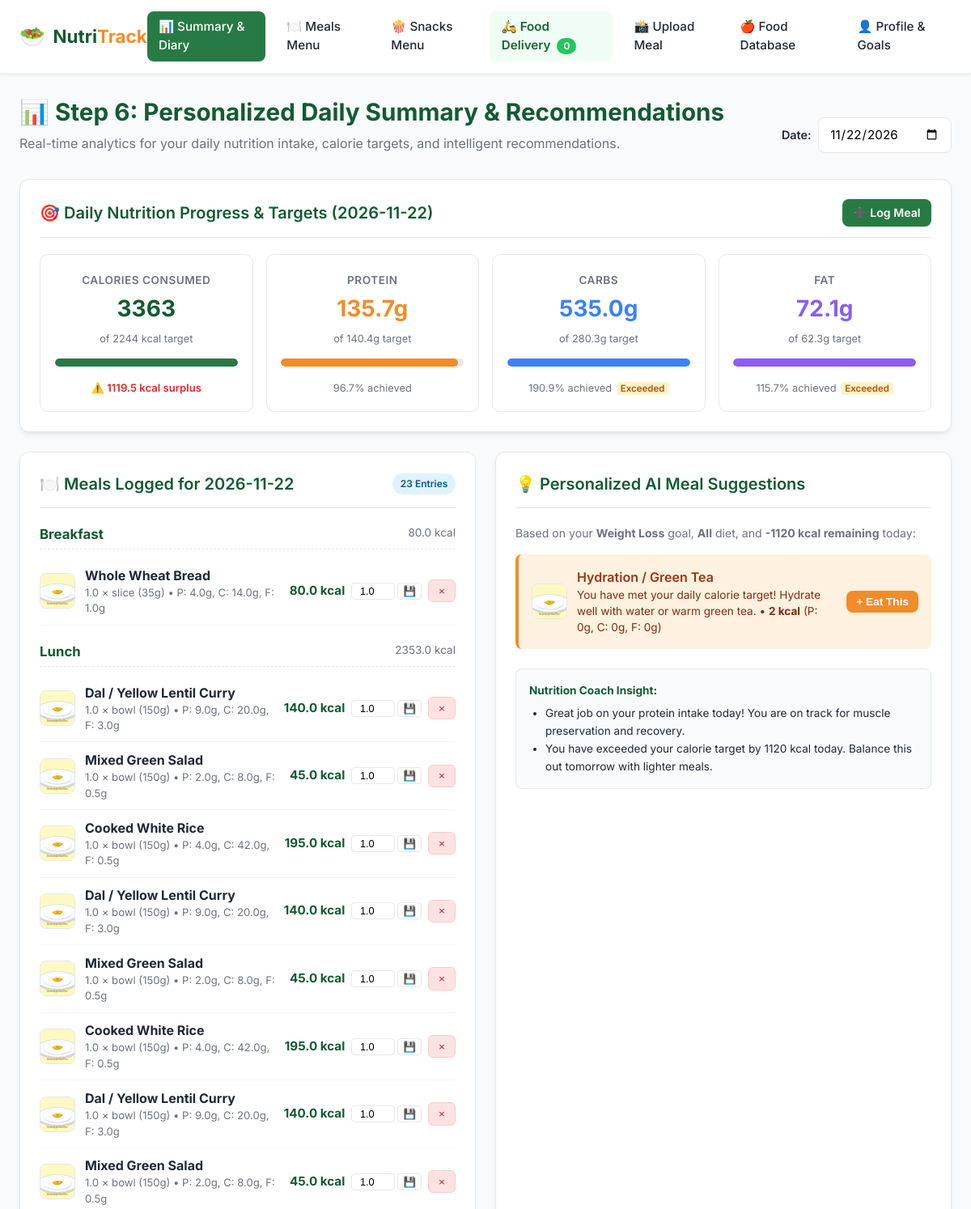
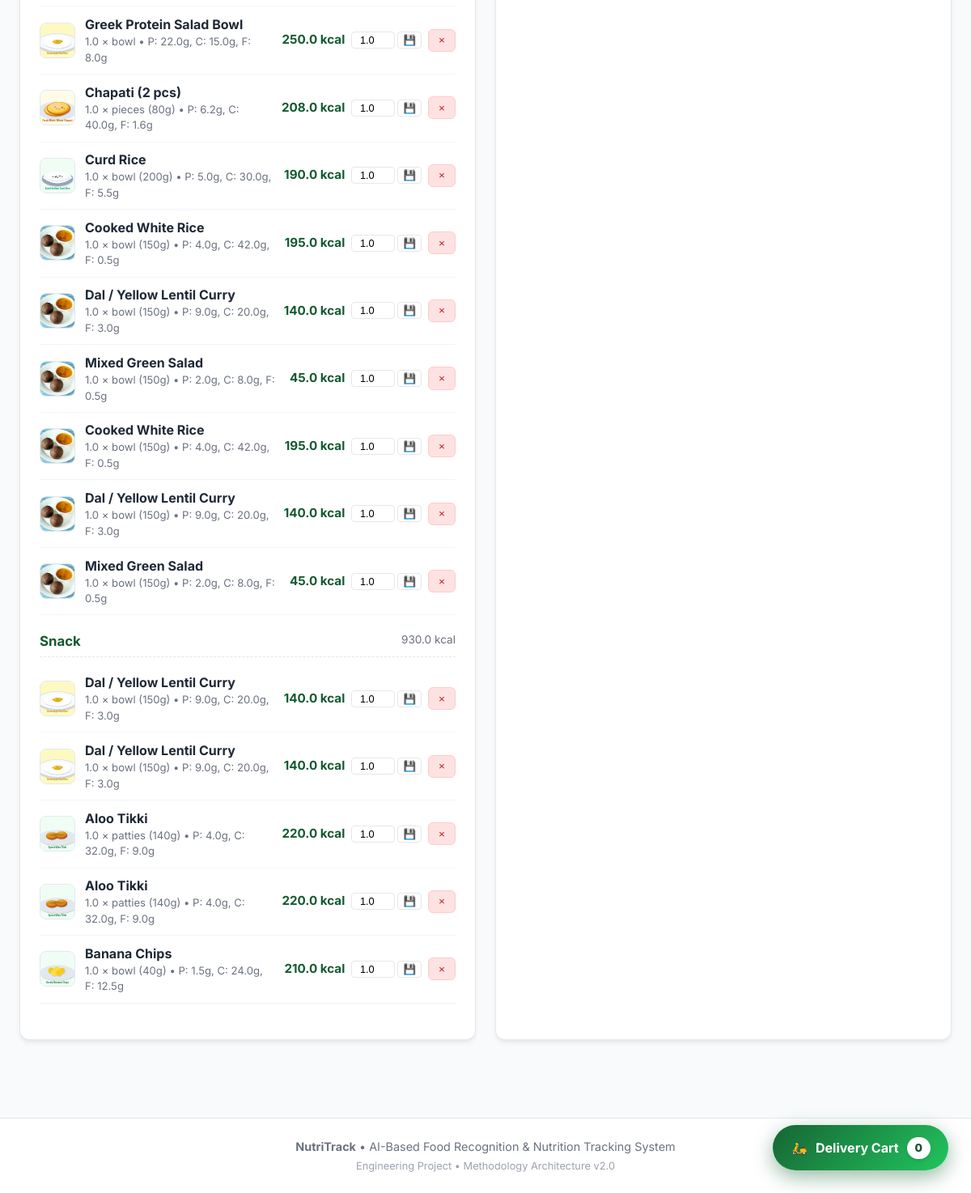
Page /summary on the committed database (2 pictures, top to bottom).
### tables this page shows
CREATE TABLE user_profile (
            id INTEGER PRIMARY KEY AUTOINCREMENT,
            name TEXT NOT NULL DEFAULT 'User',
            age INTEGER NOT NULL DEFAULT 25,
            gender TEXT NOT NULL DEFAULT 'male',
            height_cm REAL NOT NULL DEFAULT 175.0,
            weight_kg REAL NOT NULL DEFAULT 70.0,
            activity_level TEXT NOT NULL DEFAULT 'moderately_active',
            goal TEXT NOT NULL DEFAULT 'maintenance',
            diet_preference TEXT NOT NULL DEFAULT 'all',
            daily_calorie_target REAL NOT NULL DEFAULT 2000.0,
            daily_protein_target REAL NOT NULL DEFAULT 120.0,
            daily_carb_target REAL NOT NULL DEFAULT 250.0,
            daily_fat_target REAL NOT NULL DEFAULT 60.0,
            updated_at TIMESTAMP DEFAULT CURRENT_TIMESTAMP
        );

CREATE TABLE meal_logs (
            id INTEGER PRIMARY KEY AUTOINCREMENT,
            user_id INTEGER NOT NULL DEFAULT 1,
            meal_date TEXT NOT NULL,
            meal_type TEXT NOT NULL,
            food_name TEXT NOT NULL,
            quantity REAL NOT NULL DEFAULT 1.0,
            unit TEXT NOT NULL DEFAULT 'serving',
            calories REAL NOT NULL,
            protein REAL NOT NULL,
            carbs REAL NOT NULL,
            fat REAL NOT NULL,
            image_path TEXT,
            logged_at TIMESTAMP DEFAULT CURRENT_TIMESTAMP
        );

### app.py (the view)
@app.route("/")
@app.route("/summary", methods=["GET"])
def summary_view():
    selected_date = request.args.get("date", date.today().isoformat())
    profile = database.get_profile()
    summary = database.get_daily_summary(selected_date)
    suggestions = database.get_personalized_suggestions(selected_date)
    return render_template(
        "summary.html",
        profile=profile,
        summary=summary,
        suggestions=suggestions,
        selected_date=selected_date,
        active_page="summary"
    )

### templates/summary.html (shortened to what this page needs)
{% extends "base.html" %}
{% block content %}
<div class="page-header" style="display: flex; justify-content: space-between; align-items: flex-end; flex-wrap: wrap; gap: 1rem;">
    <div>
        <h1>📊 Step 6: Personalized Daily Summary & Recommendations</h1>
        <p>Real-time analytics for your daily nutrition intake, calorie targets, and intelligent recommendations.</p>
    </div>
    <form method="GET" action="{{ url_for('summary_view') }}" style="display: flex; gap: 0.5rem; align-items: center;">
        <label for="date_picker" style="font-size: 0.9rem; font-weight: 600;">Date:</label>
        <input type="date" id="date_picker" name="date" value="{{ selected_date }}" class="form-control" style="width: auto;" onchange="this.form.submit()">
    </form>
</div>
<div class="card">
    <div class="card-header">
        <h2 class="card-title">🎯 Daily Nutrition Progress & Targets ({{ selected_date }})</h2>
        <a href="{{ url_for('upload_view') }}" class="btn btn-primary" style="padding: 0.4rem 0.85rem; font-size: 0.88rem;">
            ➕ Log Meal
        </a>
    </div>
    <div class="grid-4">
        <div class="metric-box">
            <span class="metric-label">Calories Consumed</span>
            <div class="metric-value">{{ summary.total_calories|round|int }}</div>
            <span class="metric-sub">of {{ summary.target_calories|round|int }} kcal target</span>
            <div class="progress-container">
                <div class="progress-bar-bg">
                    <div class="progress-bar-fill fill-green" style="width: {{ summary.calorie_bar_pct }}%;"></div>
                </div>
            </div>
            <span style="font-size: 0.82rem; font-weight: 600;">
                {% if summary.is_surplus %}
                    <span style="color: #dc2626;">⚠️ {{ summary.surplus_calories }} kcal surplus</span>
                {% else %}
                    <span style="color: var(--primary);">🟢 {{ summary.remaining_calories|round|int }} kcal left</span>
                {% endif %}
            </span>
        </div>
        <div class="metric-box">
            <span class="metric-label">Protein</span>
            <div class="metric-value" style="color: var(--secondary);">{{ summary.total_protein|round(1) }}g</div>
            <span class="metric-sub">of {{ summary.target_protein|round(1) }}g target</span>
            <div class="progress-container">
                <div class="progress-bar-bg">
                    <div class="progress-bar-fill fill-orange" style="width: {{ summary.protein_bar_pct }}%;"></div>
                </div>
            </div>
            <span style="font-size: 0.8rem; color: var(--text-muted);">
                {{ summary.protein_pct }}% achieved
            </span>
        </div>
        <div class="metric-box">
            <span class="metric-label">Carbs</span>
            <div class="metric-value" style="color: #3b82f6;">{{ summary.total_carbs|round(1) }}g</div>
            <span class="metric-sub">of {{ summary.target_carbs|round(1) }}g target</span>
            <div class="progress-container">
                <div class="progress-bar-bg">
                    <div class="progress-bar-fill fill-blue" style="width: {{ summary.carb_bar_pct }}%;"></div>
                </div>
            </div>
            <span style="font-size: 0.8rem; color: var(--text-muted);">
                {{ summary.carb_pct }}% achieved
                {% if summary.carb_pct > 100 %}
                    <span style="background: #fef3c7; color: #b45309; padding: 1px 5px; border-radius: 4px; font-size: 0.72rem; font-weight: 600; margin-left: 2px;">Exceeded</span>
                {% endif %}
            </span>
        </div>
        <div class="metric-box">
            <span class="metric-label">Fat</span>
            <div class="metric-value" style="color: #8b5cf6;">{{ summary.total_fat|round(1) }}g</div>
            <span class="metric-sub">of {{ summary.target_fat|round(1) }}g target</span>
            <div class="progress-container">
                <div class="progress-bar-bg">
                    <div class="progress-bar-fill fill-purple" style="width: {{ summary.fat_bar_pct }}%;"></div>
                </div>
            </div>
            <span style="font-size: 0.8rem; color: var(--text-muted);">
                {{ summary.fat_pct }}% achieved
                {% if summary.fat_pct > 100 %}
                    <span style="background: #fef3c7; color: #b45309; padding: 1px 5px; border-radius: 4px; font-size: 0.72rem; font-weight: 600; margin-left: 2px;">Exceeded</span>
                {% endif %}
            </span>
        </div>
    </div>
</div>
<div class="grid-2">
    <div class="card">
        <div class="card-header">
            <h2 class="card-title">🍽️ Meals Logged for {{ selected_date }}</h2>
            <span class="badge badge-all">{{ summary.logs|length }} entries</span>
        </div>
        {% if summary.logs %}
            {% for meal_cat, items in summary.meals_by_type.items() %}
                {% if items %}
                <div style="margin-bottom: 1.25rem;">
                    <h3 style="font-size: 1.05rem; color: var(--primary-dark); border-bottom: 1px dashed var(--border); padding-bottom: 0.35rem; margin-bottom: 0.6rem; display: flex; justify-content: space-between;">
                        <span>{{ meal_cat }}</span>
                        <span style="font-size: 0.85rem; color: var(--text-muted); font-weight: normal;">
                            {{ items|sum(attribute='calories')|round(1) }} kcal
                        </span>
                    </h3>
                    {% for item in items %}
                    <div style="display: flex; justify-content: space-between; align-items: center; padding: 0.6rem 0; border-bottom: 1px solid #f1f5f9; gap: 0.75rem;">
                        <div style="display: flex; align-items: center; gap: 0.75rem; flex: 1;">
                            <img src="{{ item.image_path or url_for('static', filename='images/meals/dal_rice.svg') }}"
                                 alt="{{ item.food_name }}"
                                 style="width: 44px; height: 44px; border-radius: 8px; object-fit: cover; background: #f8fafc; border: 1px solid #e2e8f0; flex-shrink: 0;"
                                 onerror="this.onerror=null; this.src='/static/images/meals/dal_rice.svg';">
                            <div>
                                <strong>{{ item.food_name }}</strong>
                                <div style="font-size: 0.82rem; color: var(--text-muted);">
                                    {{ item.quantity }} &times; {{ item.unit }} &bull; P: {{ item.protein }}g, C: {{ item.carbs }}g, F: {{ item.fat }}g
                                </div>
                            </div>
                        </div>
                        <div style="display: flex; align-items: center; gap: 0.5rem; flex-wrap: wrap;">
                            <span style="font-weight: 700; color: var(--primary-dark); font-size: 0.95rem;">
                                {{ item.calories }} kcal
                            </span>
                            <form method="POST" action="{{ url_for('edit_meal_log_view', log_id=item.id) }}" style="display: inline-flex; align-items: center; gap: 0.2rem;">
                                <input type="number" name="quantity" value="{{ item.quantity }}" step="0.1" min="0.1" max="20" style="width: 54px; padding: 2px 4px; font-size: 0.8rem; border: 1px solid var(--border); border-radius: 4px; text-align: center;" title="Edit quantity">
                                <button type="submit" class="btn btn-outline" style="padding: 2px 6px; font-size: 0.78rem; border-radius: 4px;" title="Save updated portion">💾</button>
                            </form>
                            <form method="POST" action="{{ url_for('delete_meal_log_view', log_id=item.id) }}" onsubmit="return confirm('Remove this food from your diary?');">
                                <button type="submit" class="btn-danger-sm" title="Delete entry">&times;</button>
                            </form>
                        </div>
                    </div>
                    {% endfor %}
                </div>
                {% endif %}
            {% endfor %}
        {% endif %}
    </div>
    <div class="card">
        <div class="card-header">
            <h2 class="card-title">💡 Personalized AI Meal Suggestions</h2>
        </div>
        <p style="font-size: 0.88rem; color: var(--text-muted); margin-bottom: 1rem;">
            Based on your <strong>{{ profile.goal.replace('_', ' ').title() }}</strong> goal,
            <strong>{{ profile.diet_preference.title() }}</strong> diet, and
            <strong>{{ summary.remaining_calories|round|int }} kcal remaining</strong> today:
        </p>
        {% for item in suggestions %}
        <div class="suggestion-card" style="display: flex; align-items: center; justify-content: space-between; gap: 0.75rem;">
            <div style="display: flex; align-items: center; gap: 0.75rem; flex: 1;">
                <img src="{{ item.food.image_url or url_for('static', filename='images/meals/dal_rice.svg') }}"
                     alt="{{ item.food.name }}"
                     style="width: 44px; height: 44px; border-radius: 8px; object-fit: cover; background: #f8fafc; border: 1px solid #e2e8f0; flex-shrink: 0;"
                     onerror="this.onerror=null; this.src='/static/images/meals/dal_rice.svg';">
                <div>
                    <div class="suggestion-title">{{ item.food.name }}</div>
                    <div class="suggestion-desc">
                        {{ item.reason }} &bull;
                        <strong>{{ item.food.calories }} kcal</strong>
                        (P: {{ item.food.protein }}g, C: {{ item.food.carbs }}g, F: {{ item.food.fat }}g)
                    </div>
                </div>
            </div>
            <form method="POST" action="{{ url_for('quick_log_view') }}">
                <button type="submit" class="btn btn-secondary" style="padding: 0.35rem 0.75rem; font-size: 0.85rem;">
                    + Eat This
                </button>
            </form>
        </div>
        {% endfor %}
        <div style="margin-top: 1.5rem; background: var(--bg-light); border-radius: 8px; padding: 1rem; font-size: 0.85rem; color: var(--text-dark); border: 1px solid var(--border);">
            <strong style="color: var(--primary-dark);">Nutrition Coach Insight:</strong>
            <ul style="margin-left: 1.25rem; margin-top: 0.5rem; line-height: 1.6;">
                {% if summary.protein_pct < 60 %}
                    <li>You have consumed only {{ summary.protein_pct }}% of your protein target. Consider a protein shake, eggs, or Greek yogurt for your next snack.</li>
                {% else %}
                    <li>Great job on your protein intake today! You are on track for muscle preservation and recovery.</li>
                {% endif %}
                {% if summary.remaining_calories < 0 %}
                    <li>You have exceeded your calorie target by {{ (summary.remaining_calories * -1)|round|int }} kcal today. Balance this out tomorrow with lighter meals.</li>
                {% else %}
                    <li>You have {{ summary.remaining_calories|round|int }} kcal available for your upcoming meal.</li>
                {% endif %}
            </ul>
        </div>
    </div>
</div>
{% endblock %}

### rows in the picture
user_profile: target_calories "2244", target_protein "140.4", target_carbs "280.3", target_fat "62.3", goal.replace "Weight Loss", diet_preference "All"
meal_logs: food_name "Whole Wheat Bread", quantity "1.0", unit "slice (35g)", protein "4.0", carbs "14.0", fat "1.0", calories "80.0"
meal_logs: food_name "Dal / Yellow Lentil Curry", quantity "1.0", unit "bowl (150g)", protein "9.0", carbs "20.0", fat "3.0", calories "140.0"
meal_logs: food_name "Mixed Green Salad", quantity "1.0", unit "bowl (150g)", protein "2.0", carbs "8.0", fat "0.5", calories "45.0"
meal_logs: food_name "Cooked White Rice", quantity "1.0", unit "bowl (150g)", protein "4.0", carbs "42.0", fat "0.5", calories "195.0"
meal_logs: food_name "Dal / Yellow Lentil Curry", quantity "1.0", unit "bowl (150g)", protein "9.0", carbs "20.0", fat "3.0", calories "140.0"
meal_logs: food_name "Mixed Green Salad", quantity "1.0", unit "bowl (150g)", protein "2.0", carbs "8.0", fat "0.5", calories "45.0"
meal_logs: food_name "Cooked White Rice", quantity "1.0", unit "bowl (150g)", protein "4.0", carbs "42.0", fat "0.5", calories "195.0"
meal_logs: food_name "Dal / Yellow Lentil Curry", quantity "1.0", unit "bowl (150g)", protein "9.0", carbs "20.0", fat "3.0", calories "140.0"
meal_logs: food_name "Mixed Green Salad", quantity "1.0", unit "bowl (150g)", protein "2.0", carbs "8.0", fat "0.5", calories "45.0"
meal_logs: food_name "Greek Protein Salad Bowl", quantity "1.0", unit "bowl", protein "22.0", carbs "15.0", fat "8.0", calories "250.0"
meal_logs: image_path (picture), food_name "Chapati (2 pcs)", quantity "1.0", unit "pieces (80g)", protein "6.2", carbs "40.0", fat "1.6", calories "208.0"
meal_logs: image_path (picture), food_name "Curd Rice", quantity "1.0", unit "bowl (200g)", protein "5.0", carbs "30.0", fat "5.5", calories "190.0"
meal_logs: image_path (picture), food_name "Cooked White Rice", quantity "1.0", unit "bowl (150g)", protein "4.0", carbs "42.0", fat "0.5", calories "195.0"
meal_logs: image_path (picture), food_name "Dal / Yellow Lentil Curry", quantity "1.0", unit "bowl (150g)", protein "9.0", carbs "20.0", fat "3.0", calories "140.0"
meal_logs: image_path (picture), food_name "Mixed Green Salad", quantity "1.0", unit "bowl (150g)", protein "2.0", carbs "8.0", fat "0.5", calories "45.0"
meal_logs: image_path (picture), food_name "Cooked White Rice", quantity "1.0", unit "bowl (150g)", protein "4.0", carbs "42.0", fat "0.5", calories "195.0"
meal_logs: image_path (picture), food_name "Dal / Yellow Lentil Curry", quantity "1.0", unit "bowl (150g)", protein "9.0", carbs "20.0", fat "3.0", calories "140.0"
meal_logs: image_path (picture), food_name "Mixed Green Salad", quantity "1.0", unit "bowl (150g)", protein "2.0", carbs "8.0", fat "0.5", calories "45.0"
meal_logs: food_name "Dal / Yellow Lentil Curry", quantity "1.0", unit "bowl (150g)", protein "9.0", carbs "20.0", fat "3.0", calories "140.0"
meal_logs: food_name "Dal / Yellow Lentil Curry", quantity "1.0", unit "bowl (150g)", protein "9.0", carbs "20.0", fat "3.0", calories "140.0"
meal_logs: image_path (picture), food_name "Aloo Tikki", quantity "1.0", unit "patties (140g)", protein "4.0", carbs "32.0", fat "9.0", calories "220.0"
meal_logs: image_path (picture), food_name "Aloo Tikki", quantity "1.0", unit "patties (140g)", protein "4.0", carbs "32.0", fat "9.0", calories "220.0"
meal_logs: image_path (picture), food_name "Banana Chips", quantity "1.0", unit "bowl (40g)", protein "1.5", carbs "24.0", fat "12.5", calories "210.0"

### other values in the picture
{{ selected_date }} "2026-11-22"
{{ summary.total_calories|round|int }} "3363"
{{ summary.surplus_calories }} "1119.5"
{{ summary.total_protein|round(1) }} "135.7"
{{ summary.protein_pct }} "96.7"
{{ summary.total_carbs|round(1) }} "535.0"
{{ summary.carb_pct }} "190.9"
{{ summary.total_fat|round(1) }} "72.1"
{{ summary.fat_pct }} "115.7"
{{ summary.logs|length }} "23"
{{ meal_cat }} "Breakfast" "Lunch" "Snack"
{{ items|sum(attribute='calories')|round(1) }} "80.0" "2353.0" "930.0"
{{ summary.remaining_calories|round|int }} "-1120"
{{ item.food.name }} "Hydration / Green Tea"
{{ item.reason }} "You have met your daily calorie target! Hydrate well with water or warm green tea."
